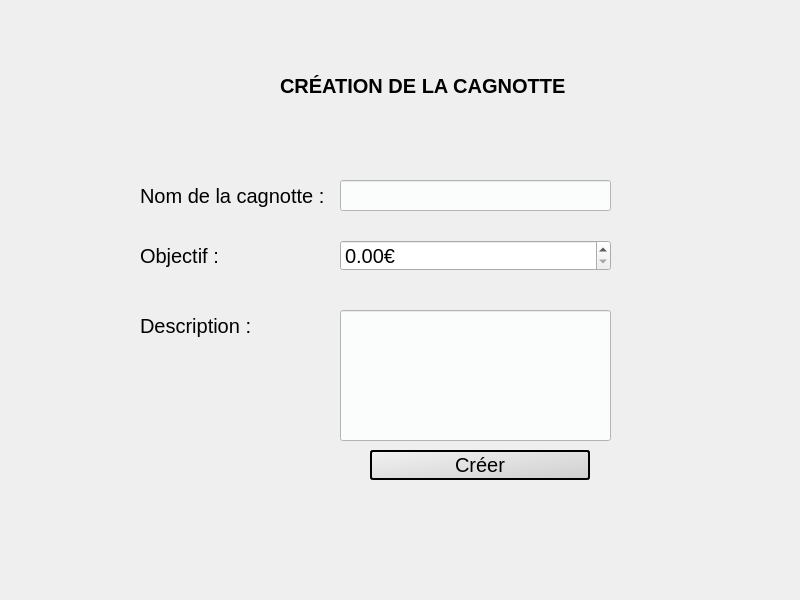
<?xml version="1.0" encoding="UTF-8"?>
<ui version="4.0">
 <class>FenetreCreationCagnotte</class>
 <widget class="QWidget" name="FenetreCreationCagnotte">
  <property name="geometry">
   <rect>
    <x>0</x>
    <y>0</y>
    <width>800</width>
    <height>600</height>
   </rect>
  </property>
  <property name="font">
   <font>
    <family>Helvetica Neue</family>
   </font>
  </property>
  <property name="windowTitle">
   <string>Form</string>
  </property>
  <property name="styleSheet">
   <string notr="true">#logo{ 
 border-width: 2px;
    border-style: none;
    border-radius: 3px;
	border-color: transparent;
	background: qlineargradient(spread:pad, x1:1 y1:1, x2:0, y2:0, stop:0 #F2F3F4, stop:1 #CACFD2);
}
#creerCagnotte{
 border-width: 2px;
    border-style: solid;
    border-radius: 3px;
	border-color: black;
background: qlineargradient(spread:pad, x1:1 y1:1, x2:0, y2:0, stop:0 #CFCFCF , stop:1 #F2F2F2);
}

QLineEdit{
background-color: #FBFCFC; 
}</string>
  </property>
  <widget class="QLabel" name="label">
   <property name="geometry">
    <rect>
     <x>140</x>
     <y>180</y>
     <width>211</width>
     <height>31</height>
    </rect>
   </property>
   <property name="font">
    <font>
     <family>Helvetica Neue</family>
     <pointsize>15</pointsize>
    </font>
   </property>
   <property name="text">
    <string>Nom de la cagnotte : </string>
   </property>
  </widget>
  <widget class="QLineEdit" name="lineEdit_nom">
   <property name="geometry">
    <rect>
     <x>340</x>
     <y>180</y>
     <width>271</width>
     <height>31</height>
    </rect>
   </property>
   <property name="font">
    <font>
     <family>Helvetica Neue</family>
     <pointsize>15</pointsize>
    </font>
   </property>
  </widget>
  <widget class="QLabel" name="label_2">
   <property name="geometry">
    <rect>
     <x>140</x>
     <y>240</y>
     <width>101</width>
     <height>31</height>
    </rect>
   </property>
   <property name="font">
    <font>
     <family>Helvetica Neue</family>
     <pointsize>15</pointsize>
    </font>
   </property>
   <property name="text">
    <string>Objectif : </string>
   </property>
  </widget>
  <widget class="QLabel" name="label_3">
   <property name="geometry">
    <rect>
     <x>140</x>
     <y>310</y>
     <width>141</width>
     <height>31</height>
    </rect>
   </property>
   <property name="font">
    <font>
     <family>Helvetica Neue</family>
     <pointsize>15</pointsize>
    </font>
   </property>
   <property name="text">
    <string>Description :</string>
   </property>
  </widget>
  <widget class="QLineEdit" name="lineEdit_description">
   <property name="geometry">
    <rect>
     <x>340</x>
     <y>310</y>
     <width>271</width>
     <height>131</height>
    </rect>
   </property>
   <property name="font">
    <font>
     <family>Helvetica Neue</family>
     <pointsize>15</pointsize>
    </font>
   </property>
  </widget>
  <widget class="QPushButton" name="creerCagnotte">
   <property name="geometry">
    <rect>
     <x>370</x>
     <y>450</y>
     <width>220</width>
     <height>30</height>
    </rect>
   </property>
   <property name="font">
    <font>
     <family>Helvetica Neue</family>
     <pointsize>15</pointsize>
    </font>
   </property>
   <property name="cursor">
    <cursorShape>PointingHandCursor</cursorShape>
   </property>
   <property name="styleSheet">
    <string notr="true"/>
   </property>
   <property name="text">
    <string>Créer</string>
   </property>
  </widget>
  <widget class="QLabel" name="label_4">
   <property name="geometry">
    <rect>
     <x>280</x>
     <y>70</y>
     <width>331</width>
     <height>31</height>
    </rect>
   </property>
   <property name="font">
    <font>
     <family>Helvetica Neue</family>
     <pointsize>15</pointsize>
     <weight>75</weight>
     <bold>true</bold>
    </font>
   </property>
   <property name="text">
    <string>CRÉATION DE LA CAGNOTTE</string>
   </property>
  </widget>
  <widget class="QPushButton" name="logo">
   <property name="geometry">
    <rect>
     <x>20</x>
     <y>20</y>
     <width>80</width>
     <height>80</height>
    </rect>
   </property>
   <property name="font">
    <font>
     <family>Helvetica Neue</family>
     <pointsize>15</pointsize>
    </font>
   </property>
   <property name="cursor">
    <cursorShape>PointingHandCursor</cursorShape>
   </property>
   <property name="toolTip">
    <string>&lt;html&gt;&lt;head/&gt;&lt;body&gt;&lt;p&gt;&lt;br/&gt;&lt;/p&gt;&lt;/body&gt;&lt;/html&gt;</string>
   </property>
   <property name="styleSheet">
    <string notr="true">QPushButton{background: transparent;}</string>
   </property>
   <property name="text">
    <string/>
   </property>
   <property name="icon">
    <iconset resource="logo.qrc">
     <normaloff>:/new/images/logo.png</normaloff>:/new/images/logo.png</iconset>
   </property>
   <property name="iconSize">
    <size>
     <width>80</width>
     <height>80</height>
    </size>
   </property>
  </widget>
  <widget class="QDoubleSpinBox" name="objectifBox">
   <property name="geometry">
    <rect>
     <x>340</x>
     <y>240</y>
     <width>271</width>
     <height>31</height>
    </rect>
   </property>
   <property name="font">
    <font>
     <family>Helvetica Neue</family>
     <pointsize>15</pointsize>
    </font>
   </property>
   <property name="suffix">
    <string>€</string>
   </property>
   <property name="maximum">
    <double>999999.989999999990687</double>
   </property>
  </widget>
 </widget>
 <resources>
  <include location="logo.qrc"/>
 </resources>
 <connections/>
</ui>
